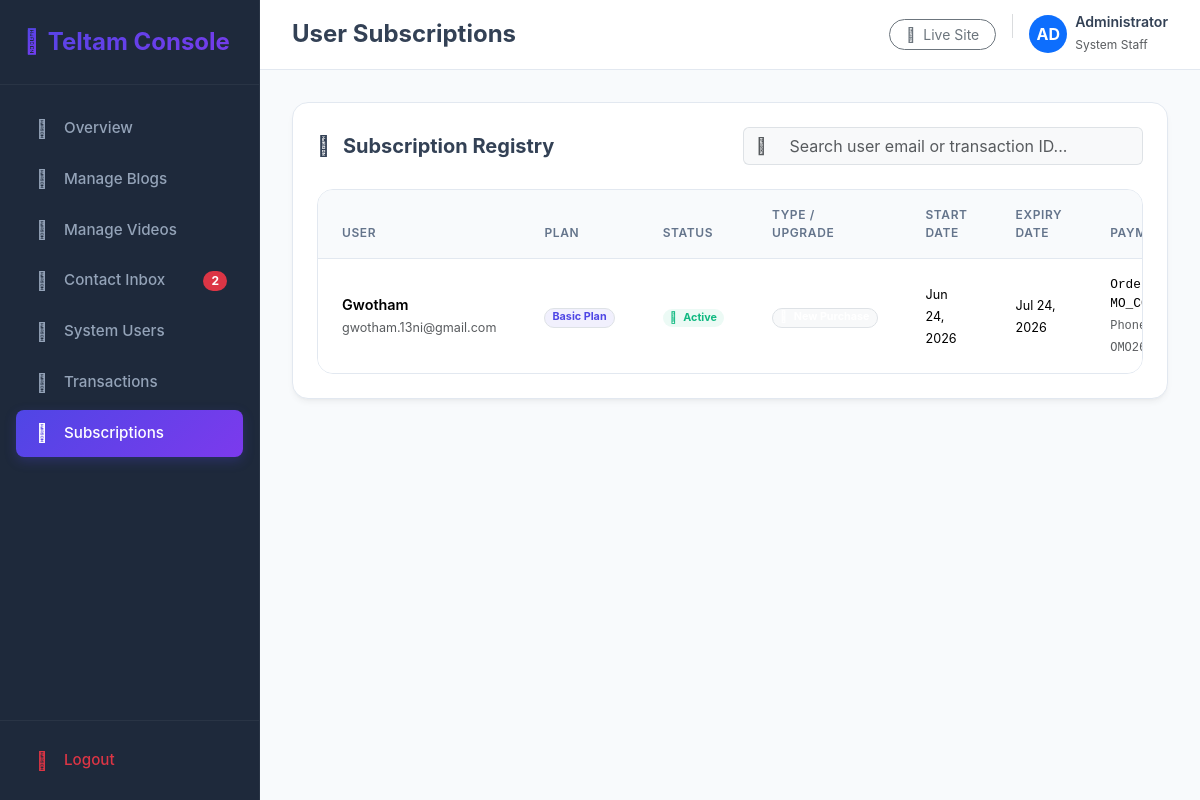
The page /dashboard/subscriptions/ (signed in) on the database as committed earlier.
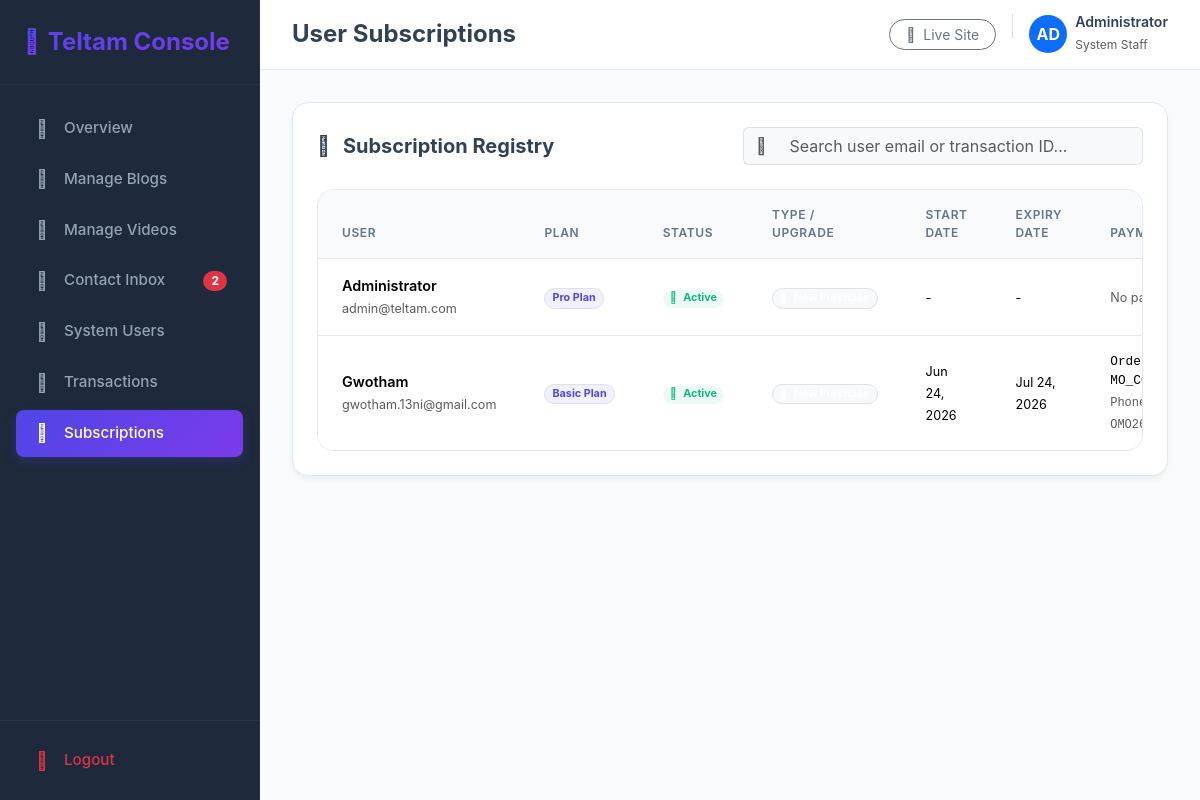
The same page on the database as committed later.
### app/models.py (models this page shows, shortened)
class UserSubscription(models.Model):
    STATUS_CHOICES = [
        ('active', 'Active'),
        ('expired', 'Expired'),
        ('cancelled', 'Cancelled'),
        ('pending', 'Pending'),
    ]
    user = models.ForeignKey(User, on_delete=models.CASCADE, related_name='subscriptions')
    plan = models.ForeignKey(PricingPlan, on_delete=models.SET_NULL, null=True, blank=True)
    payment_transaction = models.ForeignKey('PaymentTransaction', on_delete=models.SET_NULL, null=True, blank=True, related_name='subscriptions')
    status = models.CharField(max_length=20, choices=STATUS_CHOICES, default='pending')
    start_date = models.DateTimeField(blank=True, null=True)
    end_date = models.DateTimeField(blank=True, null=True)
    is_upgrade = models.BooleanField(default=False)
    previous_plan = models.ForeignKey(PricingPlan, on_delete=models.SET_NULL, null=True, blank=True, related_name='upgraded_from_subscriptions')
    created_at = models.DateTimeField(auto_now_add=True)
    updated_at = models.DateTimeField(auto_now=True)

class PricingPlan(models.Model):
    name = models.CharField(max_length=100)
    slug = models.SlugField(max_length=100, unique=True)
    price = models.DecimalField(max_digits=10, decimal_places=2)
    billing_cycle = models.CharField(max_length=20, default='monthly') # monthly / yearly
    plan_order = models.PositiveIntegerField(default=1, help_text="Priority level (e.g. 1=Basic, 2=Pro, 3=Business)")
    features = models.TextField(help_text="Newline separated features list")
    is_active = models.BooleanField(default=True)
    created_at = models.DateTimeField(auto_now_add=True)
    updated_at = models.DateTimeField(auto_now=True)

class PaymentTransaction(models.Model):
    STATUS_CHOICES = [
        ('pending', 'Pending'),
        ('success', 'Success'),
        ('failed', 'Failed'),
        ('cancelled', 'Cancelled'),
    ]
    user = models.ForeignKey(User, on_delete=models.SET_NULL, null=True, blank=True)
    plan = models.ForeignKey(PricingPlan, on_delete=models.SET_NULL, null=True, blank=True)
    amount = models.DecimalField(max_digits=10, decimal_places=2)
    merchant_order_id = models.CharField(max_length=100, unique=True)
    phonepe_order_id = models.CharField(max_length=100, blank=True, null=True)
    phonepe_transaction_id = models.CharField(max_length=100, blank=True, null=True)
    status = models.CharField(max_length=20, choices=STATUS_CHOICES, default='pending')
    request_payload = models.TextField(blank=True, null=True)
    response_payload = models.TextField(blank=True, null=True)
    callback_payload = models.TextField(blank=True, null=True)
    created_at = models.DateTimeField(auto_now_add=True)
    updated_at = models.DateTimeField(auto_now=True)

### app/views.py (the view)
# urls.py: path('dashboard/subscriptions/', views.dashboard_subscription_list, name='dashboard_subscription_list'),
@staff_member_required(login_url='dashboard_login')
def dashboard_subscription_list(request):
    subs = UserSubscription.objects.select_related('user', 'plan', 'payment_transaction').order_by('-created_at')
    q = request.GET.get('q', '').strip()
    if q:
        subs = subs.filter(
            Q(user__username__icontains=q) |
            Q(user__email__icontains=q) |
            Q(payment_transaction__merchant_order_id__icontains=q)
        )
    paginator = Paginator(subs, 10)
    page_number = request.GET.get('page')
    page_obj = paginator.get_page(page_number)
    context = {
        'page_obj': page_obj,
        'search_query': q,
    }
    return render(request, 'dashboard/subscription_list.html', context)

### app/context_processors.py (called while the page is built)
def dashboard_context(request):
    if request.user.is_authenticated and request.user.is_staff:
        return {
            'global_unread_messages_count': Contact.objects.filter(is_read=False).count()
        }
    return {}

### templates/dashboard/subscription_list.html (shortened to what the changed rows need)
{% extends 'dashboard/base.html' %}
{% block content %}
<div class="dashboard-card p-4">
    <div class="table-responsive">
        <table class="table align-middle">
            <thead>
                <tr>
                    <th>User</th>
                    <th>Plan</th>
                    <th>Status</th>
                    <th>Type / Upgrade</th>
                    <th>Start Date</th>
                    <th>Expiry Date</th>
                    <th>Payment ID / Txn</th>
                </tr>
            </thead>
            <tbody>
                {% for sub in page_obj %}
                <tr>
                    <td>
                        <span class="fw-semibold text-slate-800 d-block">{% if sub.user.first_name %}{{ sub.user.first_name }}{% else %}{{ sub.user.username }}{% endif %}</span>
                        <small class="text-muted">{{ sub.user.email }}</small>
                    </td>
                    <td>
                        {% if sub.plan %}
                            <span class="badge bg-indigo-light text-indigo border border-indigo-light rounded-pill px-2.5">{{ sub.plan.name }}</span>
                        {% else %}
                            <span class="text-muted small">No Plan Associated</span>
                        {% endif %}
                    </td>
                    <td>
                        {% if sub.status == 'active' %}
                            <span class="badge bg-emerald-light text-emerald rounded-pill px-2.5"><i class="fas fa-circle-check me-1"></i> Active</span>
                        {% elif sub.status == 'expired' %}
                            <span class="badge bg-light text-muted border rounded-pill px-2.5"><i class="fas fa-history me-1"></i> Expired</span>
                        {% elif sub.status == 'cancelled' %}
                            <span class="badge bg-danger-subtle text-danger border border-danger-subtle rounded-pill px-2.5"><i class="fas fa-circle-xmark me-1"></i> Cancelled</span>
                        {% else %}
                            <span class="badge bg-amber-light text-amber rounded-pill px-2.5"><i class="fas fa-circle-notch fa-spin me-1"></i> Pending</span>
                        {% endif %}
                    </td>
                    <td>
                        {% if sub.is_upgrade %}
                            <span class="badge bg-purple-light text-purple rounded-pill px-2.5 d-inline-block mb-1"><i class="fas fa-circle-up me-1"></i> Upgrade</span>
                            {% if sub.previous_plan %}
                                <small class="text-muted d-block" style="font-size: 0.75rem;">From: {{ sub.previous_plan.name }}</small>
                            {% endif %}
                        {% else %}
                            <span class="badge bg-light text-slate-600 border rounded-pill px-2.5"><i class="fas fa-cart-shopping me-1"></i> New Purchase</span>
                        {% endif %}
                    </td>
                    <td><small class="text-slate-700">{% if sub.start_date %}{{ sub.start_date|date:"M d, Y" }}{% else %}-{% endif %}</small></td>
                    <td>
                        <small class="text-slate-700">
                             {% if sub.end_date %}
                                 {{ sub.end_date|date:"M d, Y" }}
                             {% else %}
                                 -
                             {% endif %}
                        </small>
                    </td>
                    <td>
                        {% if sub.payment_transaction %}
                            <span class="d-block small text-slate-700 font-monospace" style="font-size: 0.8rem;">Order: {{ sub.payment_transaction.merchant_order_id }}</span>
                            {% if sub.payment_transaction.phonepe_order_id %}
                                <small class="text-muted font-monospace" style="font-size: 0.75rem;">PhonePe: {{ sub.payment_transaction.phonepe_order_id }}</small>
                            {% endif %}
                        {% else %}
                            <span class="text-muted small">No payment txn</span>
                        {% endif %}
                    </td>
                </tr>
                {% endfor %}
            </tbody>
        </table>
    </div>
</div>
{% endblock %}

Rows that differ between the two databases and show on the page:
added UserSubscription: user.first_name "Administrator", user.email "admin@teltam.com", plan.name "Pro Plan", status "active" (drawn), is_upgrade False (drawn), shows "No…"
